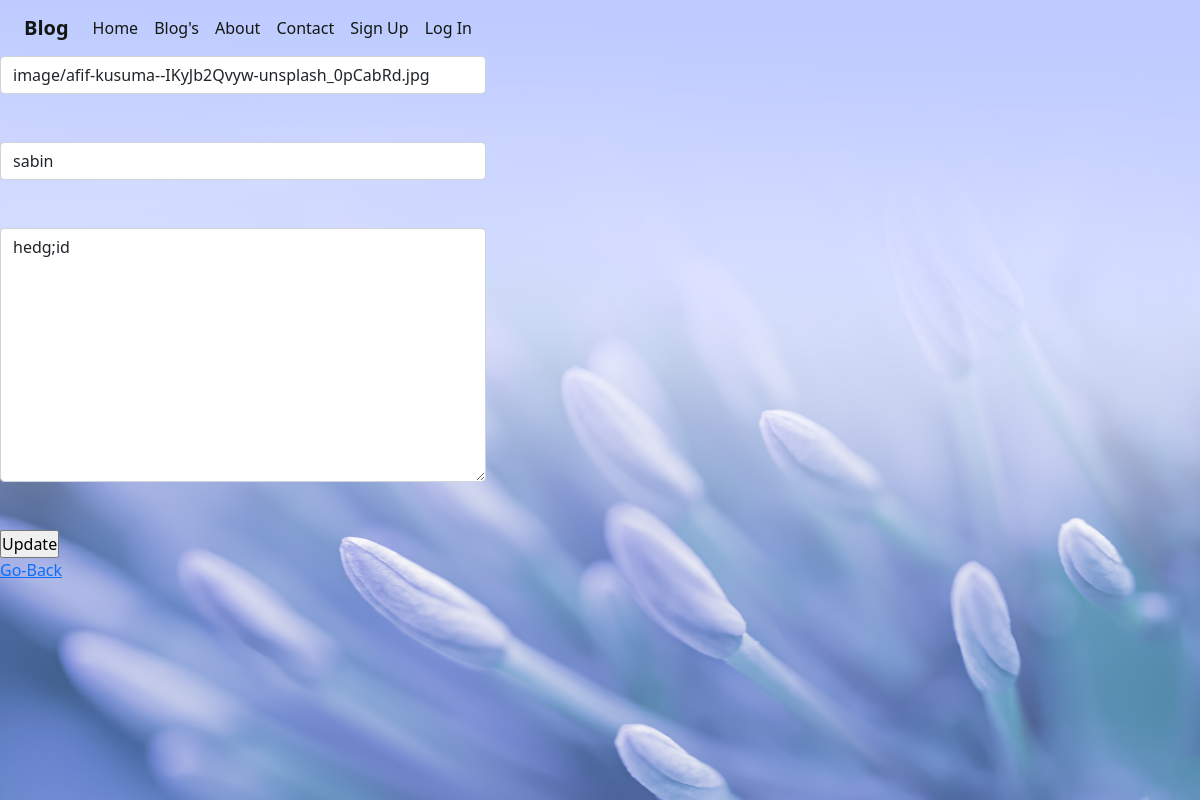
The page /update/4/ on the database its author committed.
### home/models.py (models this page shows)
class Port(models.Model):
    title=models.CharField(max_length=200)
    sabin=CloudinaryField("image")
    date=models.DateTimeField(auto_now_add=True)
    write_about_you=models.TextField()

### home/views.py (the view)
# urls.py: path("update/<int:id>/",views.update,name='update'),
def update(request,id):
    if request.method == 'POST':
        ak = Port.objects.get(pk=id)
        pm = Photo(request.POST or None, files=request.FILES, instance=ak)
        if pm.is_valid():
            pm.save()
            messages.success(request, "Blog Successfully updated!!!")
            return redirect("User")
    else:
        ak =Port.objects.get(pk=id)
        pm = Photo(instance=ak)
    return render(request, "home/update.html", {'pp': pm})

### home/forms.py
class Photo(forms.ModelForm):
    class Meta:
        model=Port
        fields=['id','sabin','title','write_about_you']
    def __init__(self, *args, **kwargs):
        super().__init__(*args, **kwargs)
        for visible_field in self.visible_fields():
            visible_field.field.widget.attrs['class']='form-control'

### templates/home/update.html (shortened to what this page needs)
{% extends 'home/base.html' %}
{% block content %}
<body>
    <form action="" method="post" enctype="multipart/form-data">
        <div class="row">
            <div class="col-sm-5">
                {{pp.sabin}}<br><br>
                {{pp.title}}<br><br>
                {{pp.write_about_you}}<br><br>
            </div>
        </div>
        <input type="submit" value="Update">
    </form>
    <a href="{% url 'Blog' %}">Go-Back</a>
</body>
{% endblock content %}

### templates/home/base.html (shortened to what this page needs)
{% load static %}
<!DOCTYPE html>
<html lang="en">
<head>
    <link rel="stylesheet" href="{% static 'home/css/st.css' %}">
    <link rel="stylesheet" href="{% static 'home/css/bootstrap.min.css' %}">
    <link rel="stylesheet" href="{% static 'home/js/bootstrap.min.js' %}">
    <link rel="stylesheet" href="{% static 'home/js/jquery.js' %}">
    <link rel="stylesheet" href="{% static 'home/js/popper.min.js' %}">
</head>
<body>
    <header>
        <div class="container-fluid ">
            {% include 'home/nav.html' %}
        </div>
        <div class="row">
            {% block content %}
            {% endblock content%}
        </div>
    </header>
</body>
</html>

### templates/home/nav.html (shortened to what this page needs)
{% load static %}
<link rel="stylesheet" href="{% static 'home/css/bootstrap.min.css' %}">
<nav class="navbar navbar-expand-lg">
    <div  class="container-fluid">
      <a style="color: rgb(19, 23, 19);" class="navbar-brand" href="/"><b>Blog</b></a>
      <div class="collapse navbar-collapse" id="navbarNavAltMarkup">
        <div class="navbar-nav">
            <a style="color: rgb(19, 23, 19);"  class="nav-link active" aria-current="page" href="/">Home</a>
          <a style="color: rgb(19, 23, 19);"  class="nav-link" href="{% url 'Blog' %}">Blog's</a>
          <a style="color: rgb(19, 23, 19);"  class="nav-link" href="{% url 'about' %}">About</a>
          {% if not request.user.is_superuser %}
          <a style="color: rgb(19, 23, 19);"  class="nav-link" href="{% url 'contact' %}">Contact</a>
          {% endif %}
          {% if not request.user.is_authenticated %}
          <a style="color: rgb(19, 23, 19);"  class="nav-link" href="{% url 'signup' %}">Sign Up</a>
          <a style="color: rgb(19, 23, 19);"  class="nav-link" href="{% url 'login' %}">Log In</a>
          {% endif %}
        </div>
      </div>
    </div>
  </nav>

### static/home/css/st.css (style rules this page uses)
* { margin: 0; padding: 0; box-sizing: border-box; }
header { min-height: 100vh; background: url("../img/145.jpg"); background-position: center; background-repeat: no-repeat; background-size: cover; color: black; width: 100%; margin: 0%; }

### rows shown on the page
Port: sabin "image/afif-kusuma--IKyJb2Qvyw-unsplash_0pCabRd.jpg", title "sabin", write_about_you "hedg;id"
